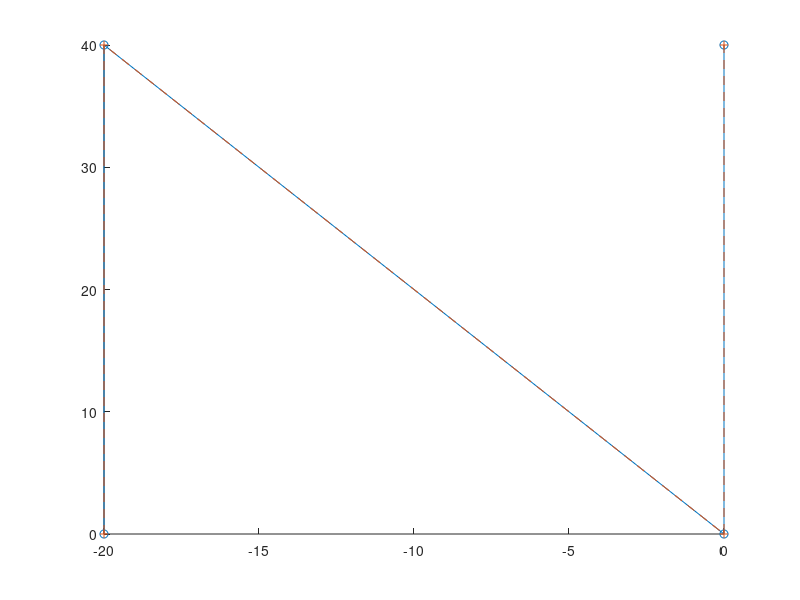

Source code (MATLAB): (Note: this script raises an error after producing the figure.)
B_T_E_init = [
    -1     0     0     50
    0     0     1    400
    0     1     0    400
    0     0     0     1];

E_T_I = [
    1     0     0    -20
    0    -1     0    -80
    0     0    -1     30
    0     0     0     1];

I_T_IMid = [
    1     0     0     19
    0     1     0     27.5
    0     0     1      0
    0     0     0     1];
% I_T_Z = [
%      0     1     0     50
%      0     0    -1     10
%     -1     0     0    -10
%      0     0     0     1];

I_T_Z_init = [
    1     0     0     29
    0     0    -1     10
    0     1     0    -20
    0     0     0     1];

B_T_Z = B_T_E_init*E_T_I*I_T_Z_init;

B_T_IMidInit = B_T_E_init * E_T_I * I_T_IMid;

usImageWidth = 38; % mm
usImageHeight = 55; % mm
zWireXSize = 20; % mm
zWireYSize = 40; % mm
% Z_T_I_init = invTfMat(I_T_Z_init);

visRegionWidth = 0;%usImageWidth - (I_T_Z_init(1,4)-zWireXSize) - 20;
visRegionHeight = usImageHeight - I_T_Z_init(2,4) - 10;

NWireType1 = [-zWireXSize zWireYSize   0; -zWireXSize          0   0; 0 zWireYSize   0; 0          0   0];
NWireType2 = [-zWireXSize          0   0; -zWireXSize zWireYSize   0; 0          0   0; 0 zWireYSize   0];
numZWires = 20;
% zWireCornersInZ_actual = [  ...
%     NWireType1;  ...
%     NWireType2 + repmat([5  , 0,  -2.5],4,1); ...
%     NWireType1 + repmat([0  , 0,  -5  ],4,1); ...
%     NWireType2 + repmat([5  , 0,  -7.5],4,1); ...
%     NWireType1 + repmat([2.5, 0, -10  ],4,1); ...
%     NWireType2 + repmat([7.5, 0, -12.5],4,1); ...
%     NWireType1 + repmat([2.5, 0, -15  ],4,1); ...
%     NWireType2 + repmat([7.5, 0, -17.5],4,1); ...
%     ];

zWireCornersInZ_actual = repmat([NWireType2;  NWireType2], numZWires/2, 1) + ...
    [   reshape(repmat(linspace(0,visRegionWidth,numZWires/2)',1,8)' + repmat([zeros(4,1); 0*ones(4,1)],1,numZWires/2), 4*numZWires,1), ...
        zeros(4*numZWires,1), ...
        reshape(repmat(-linspace(0,visRegionHeight,numZWires)',1,4)',4*numZWires,1)]; 

% zWireCornersInZ_actual = [  -20 40   0; -20  0   0; 0 40   0; 0  0   0;  ...
%                             -20 40  -5; -20  0  -5; 0 40  -5; 0  0  -5;  ...
%                             -20 40 -10; -20  0 -10; 0 40 -10; 0  0 -10;  ...
%                             -20 40 -15; -20  0 -15; 0 40 -15; 0  0 -15;  ...
% ];


noiseParamZWire = 0;
noiseParamImage = 0;

zWireCornersInZ_assumed = zWireCornersInZ_actual+noiseParamZWire*randn(numZWires*4,3);
p1p2 = zWireCornersInZ_actual(2:4:end,:)-zWireCornersInZ_actual(1:4:end,:);
p2p3 = zWireCornersInZ_actual(3:4:end,:)-zWireCornersInZ_actual(2:4:end,:);
p3p4 = zWireCornersInZ_actual(4:4:end,:)-zWireCornersInZ_actual(3:4:end,:);

p1p2line = [zWireCornersInZ_actual(1:4:end,:)  p1p2];
p2p3line = [zWireCornersInZ_actual(2:4:end,:)  p2p3];
p3p4line = [zWireCornersInZ_actual(3:4:end,:)  p3p4];

imageCorners_in_I = [0 0 0; usImageWidth 0 0; usImageWidth usImageHeight 0; 0 usImageHeight 0];
imagePlane_in_I = [0 0 0; 1 0 0; 0 1 0];
facePlane = 1:4;
numRandPoses = 1;
B_T_E_i = zeros(4,4,numRandPoses);
I_T_Z_ideal_i = zeros(4,4,numRandPoses);
I_T_Z_est_i = zeros(4,4,numRandPoses);
idx = 1;
figure
hold on
for jdx = 1:numZWires
    plot3(zWireCornersInZ_actual((jdx-1)*4+(1:4), 1), zWireCornersInZ_actual((jdx-1)*4+(1:4), 2), zWireCornersInZ_actual((jdx-1)*4+(1:4), 3), 'o-')
    plot3(zWireCornersInZ_assumed((jdx-1)*4+(1:4), 1), zWireCornersInZ_assumed((jdx-1)*4+(1:4), 2), zWireCornersInZ_assumed((jdx-1)*4+(1:4), 3), '+--')
end
while idx <= numRandPoses
    B_T_IMid = calculateAngles(1,B_T_IMidInit,10, [-10 10 -10 10 -10 10]);
    B_T_E_i(:,:,idx) = B_T_IMid*invTfMat(I_T_IMid)*invTfMat(E_T_I);
    B_T_E = B_T_E_i(:,:,idx);
    I_T_Z = invTfMat(E_T_I)*invTfMat(B_T_E)*B_T_Z;
    Z_T_I = invTfMat(I_T_Z);
    I_T_Z_ideal_i(:,:,idx) = I_T_Z;
    imageCorners_in_Z = Z_T_I*[imageCorners_in_I ones(4,1)]';
    imageCorners_in_Z = imageCorners_in_Z(1:3,:)';
    imagePlane_in_Z = [Z_T_I(1:3,4)' Z_T_I(1:3,1)' Z_T_I(1:3,2)'];
    imagePoints_in_Z = intersectLinePlane([p1p2line;p2p3line;p3p4line], imagePlane_in_Z);
    imagePoints_ideal_in_I = I_T_Z*[imagePoints_in_Z ones(numZWires*3,1)]';
    imagePoints_ideal_in_I = imagePoints_ideal_in_I(1:3,:)';
    zWireVisFlag = ~any(imagePoints_ideal_in_I(:,1)<2 | imagePoints_ideal_in_I(:,1)>36 | imagePoints_ideal_in_I(:,2)<2 | imagePoints_ideal_in_I(:,2)>53);
    if ~zWireVisFlag
        continue;
    end
    
    imagePoints_realistic_in_I = (imagePoints_ideal_in_I)+noiseParamImage*randn(numZWires*3,3);
    imagePoints_realistic_in_I(:,3) = 0;
    % Seen in Image
    c1 = imagePoints_realistic_in_I(1:numZWires, :);
    c2 = imagePoints_realistic_in_I(numZWires+1:2*numZWires, :);
    c3 = imagePoints_realistic_in_I(2*numZWires+1:3*numZWires, :);
    
    % Calculate the distances c1c2, c2c3 and c1c3 in mm
    % This is necessary for estimating the c2 (middle of the three cross-
    % sectional points of the z-wire phantom. We can call this point 'zMid') in
    % camera coordinate system.
    c1c2 = c1-c2; c1c2 = sqrt(c1c2(:,1).^2 + c1c2(:,2).^2);
    c2c3 = c2-c3; c2c3 = sqrt(c2c3(:,1).^2 + c2c3(:,2).^2);
    c1c3 = c1-c3; c1c3 = sqrt(c1c3(:,1).^2 + c1c3(:,2).^2);
    % Find the global coordinates of middle of the three cross-sectional
    % points of the z-wire phanton in ultrasound images
    zMid_in_Z = repmat((c1c2./c1c3),1,3).*p2p3 + zWireCornersInZ_assumed(2:4:end,:);
    [estR, estTr, Yf,ErrRMS,ErrFro] = rot3dfit(zMid_in_Z, c2, 100);
    while (round(det(estR)) == -1)
        [estR, estTr, Yf,ErrRMS,ErrFro] = rot3dfit(zMid_in_Z, c2+[zeros(numZWires,2) 0.0005*randn(numZWires,1)], 100);
    end
    ErrRMS
    %ErrFro
    I_T_Z_est = [estR', estTr'; 0 0 0 1];
    I_T_Z_est_i(:,:,idx) = I_T_Z_est;
    patch('Faces',facePlane,'Vertices',imageCorners_in_Z,'FaceColor', 'g', 'FaceAlpha', 0.5);
    plot3(imagePoints_in_Z(:, 1), imagePoints_in_Z(:, 2), imagePoints_in_Z(:, 3), '*')
    plot3(zMid_in_Z(:, 1), zMid_in_Z(:, 2), zMid_in_Z(:, 3), 'o')
    
    idx = idx + 1;
end
hold off;
axis equal vis3d
%%
[rotErrAll, trnslErrAll, errFroNormAll] = rotAndTranslResidueErrInTfMatAll(I_T_Z_ideal_i, I_T_Z_est_i)
if numRandPoses > 10
    %[X_orth_ideal, Y_orth_ideal] = handEyeQR24(invTfMatAll(B_T_E_i), I_T_Z_ideal_i, 100, 'Minv', 5, 5, 0, 1);
    errThresh = 4;
    n = sum(trnslErrAll<errThresh);
    [X15, Y15] = QR15(invTfMatAll(B_T_E_i(:,:,trnslErrAll<errThresh)), I_T_Z_est_i(:,:,trnslErrAll<errThresh), 100)
    [X_orth, Y_orth, X, Y, trnslErrAll, trnslOrthErrAll, rotErrAll, rotOrthErrAll, randInd] = handEyeQR24(invTfMatAll(B_T_E_i(:,:,trnslErrAll<errThresh)), I_T_Z_est_i(:,:,trnslErrAll<errThresh), 100, 'Minv', ceil(n/10), ceil(n/10), 0, 1);
    disp('B_T_Z')
    X_orth
    %X_orth_ideal
    X15
    B_T_Z
    
    disp('E_T_I')
    Y_orth
    [rotErrAll, trnslErrAll, errFroNormAll] = rotAndTranslResidueErrInTfMatAll(E_T_I, Y_orth)
    %Y_orth_ideal
    Y15
    E_T_I
    [rotErrAll, trnslErrAll, errFroNormAll] = rotAndTranslResidueErrInTfMatAll(E_T_I, Y15)
end
%%
% ptsInImageWithoutNoise = [50*rand(9,2) zeros(9,1)];
%
% noiseParamImg = 2;
% noiseParamZ = 2;
%
% ptsInImage = ptsInImageWithoutNoise + [noiseParamImg*rand(9,2) zeros(9,1)];
%
% ptsInZSimulatedWithoutNoise = invTfMat(I_T_Z)*[ptsInImageWithoutNoise ones(9,1)]';
% ptsInZSimulatedWithoutNoise =   ptsInZSimulatedWithoutNoise(1:3,:)';
%
% ptsInZSimulated = ptsInZSimulatedWithoutNoise + [noiseParamZ*rand(9,2) zeros(9,1)];
%
% [estR, estTr, Yf,ErrRMS,ErrFro] = rot3dfit(ptsInZSimulated, ptsInImage);
%
% ErrRMS
% ErrFro
% I_T_Z_est = [estR', estTr']
% det(I_T_Z_est(1:3,1:3))